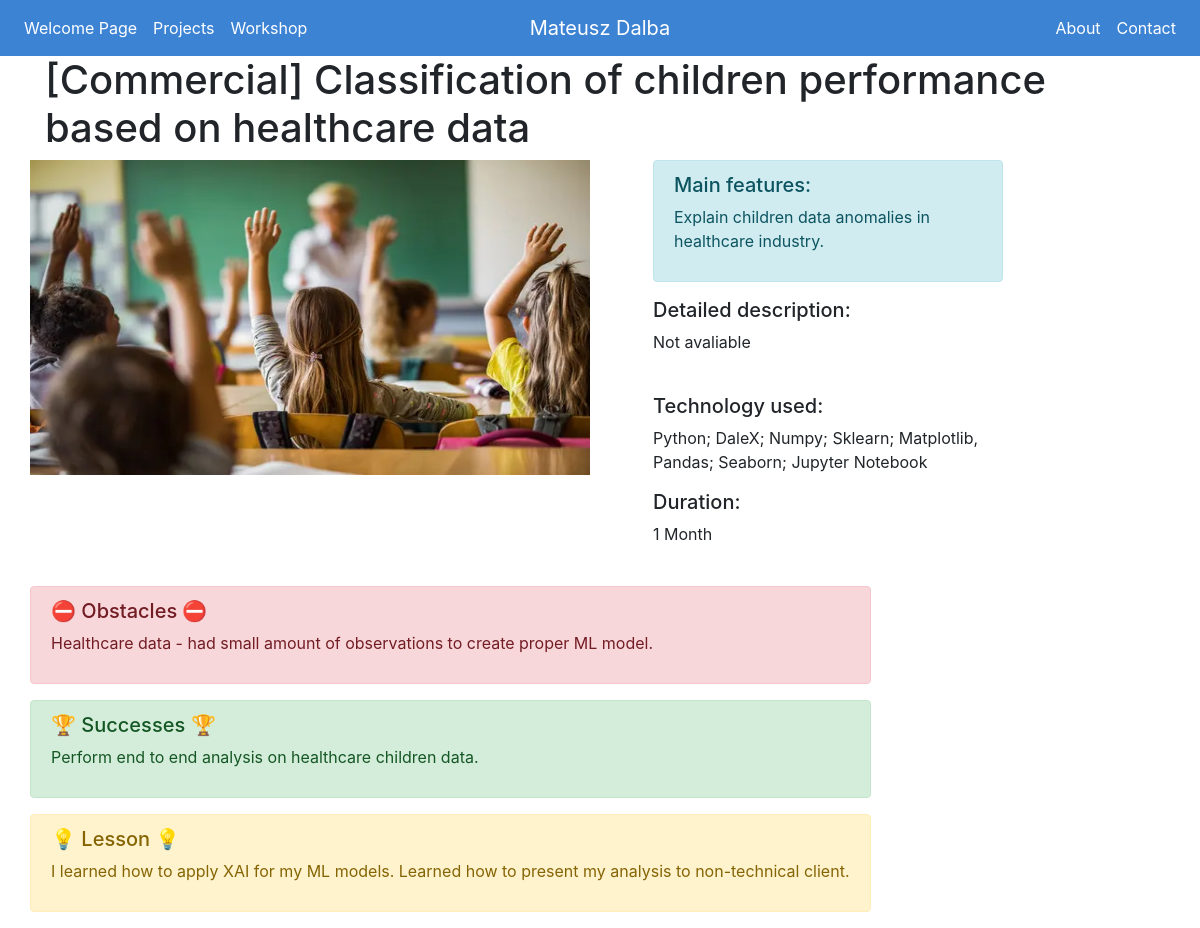
/projects/3/, run on an earlier commit of the app's database.
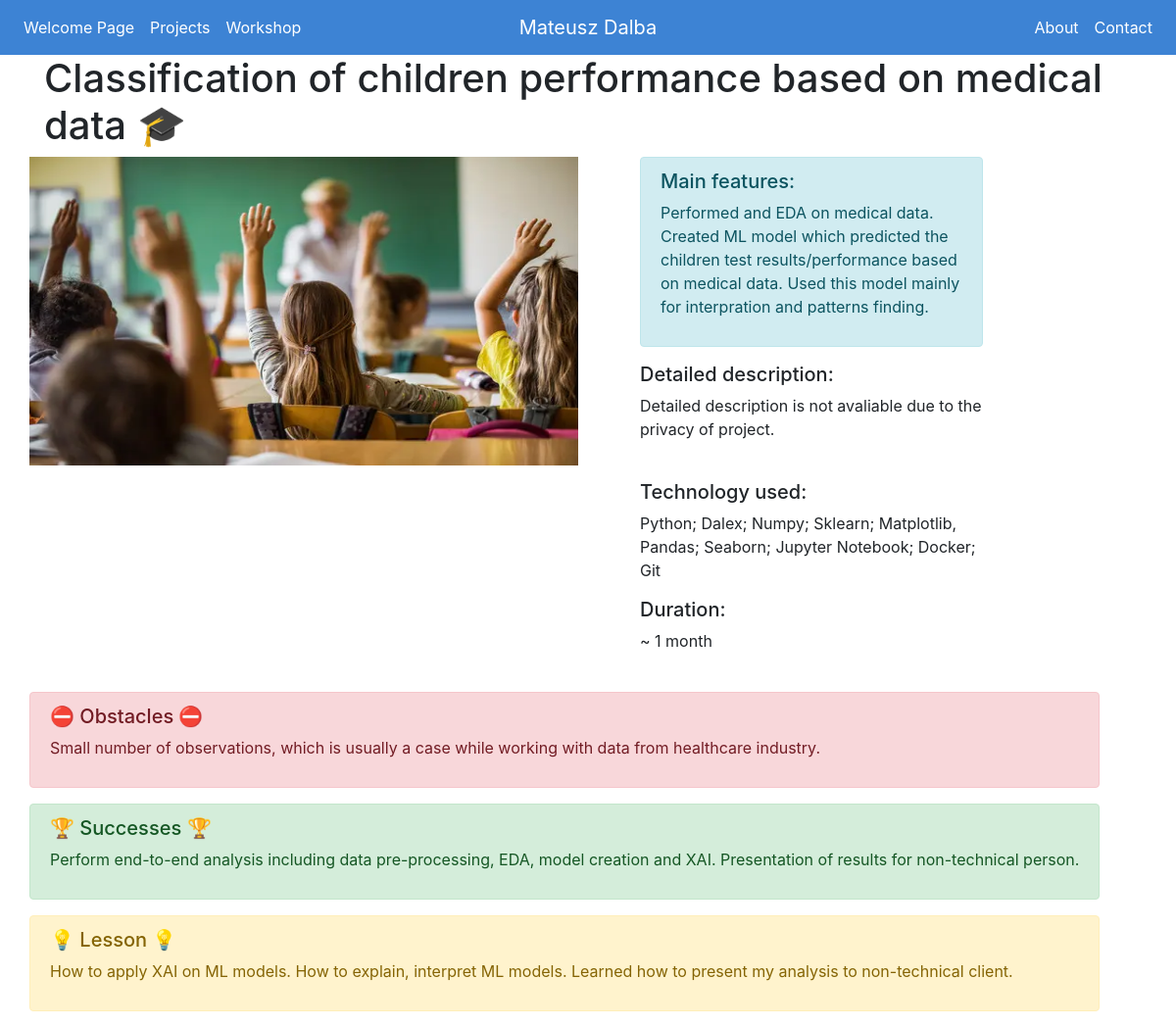
And on a later commit of the database.
### projects/models.py (models this page shows, shortened)
class Project(models.Model):
    title = models.CharField(max_length=100)
    short_description = models.TextField(default = 'Empty')
    main_features = models.TextField(default ='Empty')
    duration = models.CharField(max_length=100)
    description = models.TextField(default = 'Empty')
    technology = models.CharField(max_length=200)
    image = models.FilePathField(path='projects/static/img/')
    video_url = models.CharField(max_length=500)
    obstacles = models.TextField(default = 'Empty')
    successes = models.TextField(default = 'Empty')
    learn = models.TextField(default = 'Empty')

### projects/views.py (the view)
# urls.py: path("<int:pk>/", views.project_detail, name='project_detail'),
def project_detail(request, pk):
    project = Project.objects.get(pk=pk)
    context = {
        'projects':project
    }
    return render(request, 'project_detail.html', context)

### projects/templates/project_detail.html (shortened to what this page needs)
{% extends "base.html" %}
{% load static %}
{% block page_content %}
<h1>{{ projects.title }}</h1>
    {% if projects.video_url == 'not avaliable' %}
    <div class="row">
        <img width="560" height='315' src="{% static projects.image %}">
            <div class="col-md-4 ml-5">
                <div class="alert alert-info" role="alert">
                    <h5>Main features: </h5>
                    <p>{{ projects.main_features }}</p>
                </div>
                <h5>Detailed description:</h5>
                <p>{{ projects.description }}</p>
                <br>
                <h5>Technology used:</h5>
                <p>{{ projects.technology }}</p>
                <h5>Duration:</h5>
                <p>{{ projects.duration }}</p>
            </div>
    </div>
    <div class="row">
        <div class="'col-md-8">
            <br>
            <div class="alert alert-danger" role="alert">
                <h5>⛔ Obstacles ⛔</h5>
                <p>{{ projects.obstacles }}</p>
             </div>
            <div class="alert alert-success" role="alert">
                <h5>🏆 Successes 🏆</h5>
                <p>{{ projects.successes }}</p>
            </div>
            <div class="alert alert-warning" role="alert">
                <h5>💡 Lesson 💡</h5>
                <p>{{ projects.learn }} </p>
            </div>
        </div>
    </div>
    {% endif %}
{% endblock %}

What changed in the data, as far as the page shows it:
changed Project: title "[Commercial] Classification of children performance based on healthcare data" → "Classification of children performance based on medical data 🎓"; main_features "Explain children data anomalies in healthcare industry." → "Performed and EDA on medical data. Created ML model which predicted the children test results/performance based on medical data. Used this model mainly for interpration and patterns finding."; description "Not avaliable" → "Detailed description is not avaliable due to the privacy of project."; technology "Python; DaleX; Numpy; Sklearn; Matplotlib, Pandas; Seaborn; Jupyter Notebook" → "Python; Dalex; Numpy; Sklearn; Matplotlib, Pandas; Seaborn; Jupyter Notebook; Docker; Git"; duration "1 Month" → "~ 1 month"; obstacles "Healthcare data - had small amount of observations to create proper ML model." → "Small number of observations, which is usually a case while working with data from healthcare industry."; successes "Perform end to end analysis on healthcare children data." → "Perform end-to-end analysis including data pre-processing, EDA, model creation and XAI. Presentation of results for non-technical person."; learn "I learned how to apply XAI for my ML models. Learned how to present my analysis to non-technical client." → "How to apply XAI on ML models. How to explain, interpret ML models. Learned how to present my analysis to non-technical client."
